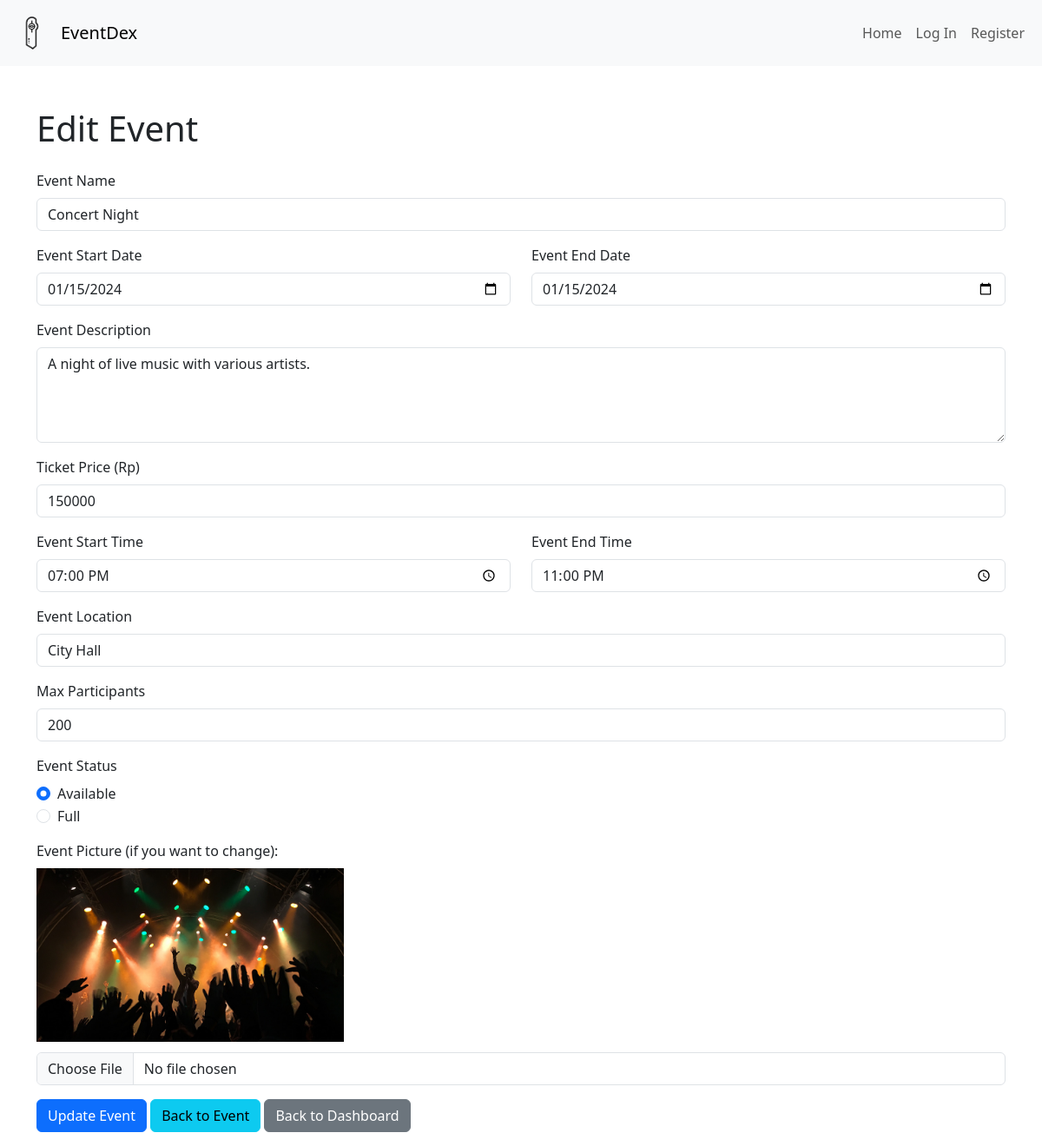
The page /edit_event.php?event_id=13 on the database its author committed.
### tables this page shows
CREATE TABLE `event` (
  `event_id` int(11) NOT NULL,
  `event_name` varchar(255) NOT NULL,
  `event_date_start` varchar(255) DEFAULT NULL,
  `description` text DEFAULT NULL,
  `ticket_price` char(10) DEFAULT NULL,
  `event_time_start` time DEFAULT NULL,
  `event_location` varchar(255) DEFAULT NULL,
  `max_participants` int(11) NOT NULL,
  `event_status` enum('available','full') DEFAULT 'available',
  `event_pic` varchar(255) DEFAULT NULL,
  `created_at` timestamp NOT NULL DEFAULT current_timestamp(),
  `updated_at` timestamp NOT NULL DEFAULT current_timestamp() ON UPDATE current_timestamp(),
  `event_date_end` varchar(255) NOT NULL,
  `event_time_end` time DEFAULT NULL
);

### edit_event.php (the view, shortened to what this page needs)
<?php
include 'db_connect.php';
include 'header.php';
$event_id = $_GET['event_id'] ?? '';
if ($event_id) {
    $stmt = $conn->prepare("SELECT * FROM event WHERE event_id = ?");
    $stmt->bind_param("i", $event_id);
    $stmt->execute();
    $result = $stmt->get_result();
    if ($result->num_rows > 0) {
        $event = $result->fetch_assoc();
    } else {
        echo "Event tidak ditemukan!";
        exit();
    }
}
?>
<!DOCTYPE html>
<html lang="en">
<head>
</head>
<body>
<div class="container mt-5">
    <h1 class="mb-4">Edit Event</h1>
    <form method="POST" action="edit_event.php?event_id=<?php echo htmlspecialchars($event_id); ?>" enctype="multipart/form-data">
        <div class="mb-3">
            <label for="event_name" class="form-label">Event Name</label>
            <input type="text" class="form-control" name="event_name" value="<?php echo htmlspecialchars($event['event_name']); ?>" required>
        </div>
        <div class="row">
            <div class="col-md-6 mb-3">
                <label for="event_date_start" class="form-label">Event Start Date</label>
                <input type="date" class="form-control" name="event_date_start" value="<?php echo htmlspecialchars($event['event_date_start']); ?>" required>
            </div>
            <div class="col-md-6 mb-3">
                <label for="event_date_end" class="form-label">Event End Date</label>
                <input type="date" class="form-control" name="event_date_end" value="<?php echo htmlspecialchars($event['event_date_end']); ?>" required>
            </div>
        </div>
        <div class="mb-3">
            <label for="description" class="form-label">Event Description</label>
            <textarea class="form-control" name="description" rows="4" required><?php echo htmlspecialchars($event['description']); ?></textarea>
        </div>
        <div class="mb-3">
            <label for="ticket_price" class="form-label">Ticket Price (Rp)</label>
            <input type="number" class="form-control" name="ticket_price" value="<?php echo htmlspecialchars($event['ticket_price']); ?>" required>
        </div>
        <div class="row">
            <div class="col-md-6 mb-3">
                <label for="event_time_start" class="form-label">Event Start Time</label>
                <input type="time" class="form-control" name="event_time_start" value="<?php echo htmlspecialchars($event['event_time_start']); ?>" required>
            </div>
            <div class="col-md-6 mb-3">
                <label for="event_time_end" class="form-label">Event End Time</label>
                <input type="time" class="form-control" name="event_time_end" value="<?php echo htmlspecialchars($event['event_time_end']); ?>" required>
            </div>
        </div>
        <div class="mb-3">
            <label for="event_location" class="form-label">Event Location</label>
            <input type="text" class="form-control" name="event_location" value="<?php echo htmlspecialchars($event['event_location']); ?>" required>
        </div>
        <div class="mb-3">
            <label for="max_participants" class="form-label">Max Participants</label>
            <input type="number" class="form-control" name="max_participants" value="<?php echo htmlspecialchars($event['max_participants']); ?>" required>
        </div>
        <div class="mb-3">
            <label for="event_status" class="form-label">Event Status</label><br>
            <div class="form-check">
                <input class="form-check-input" type="radio" name="event_status" value="available" <?php echo ($event['event_status'] == 'available') ? 'checked' : ''; ?>>
                <label class="form-check-label">Available</label>
            </div>
            <div class="form-check">
                <input class="form-check-input" type="radio" name="event_status" value="full" <?php echo ($event['event_status'] == 'full') ? 'checked' : ''; ?>>
                <label class="form-check-label">Full</label>
            </div>
        </div>
        <div class="mb-3">
            <label for="event_pic" class="form-label">Event Picture (if you want to change):</label><br>
            <?php echo '<img style="height: 200px; width: 354px; margin-bottom: 12px; object-fit: cover;" src="uploads/'.htmlspecialchars($event['event_pic']).'"/>' ; ?>
            <input type="file" class="form-control" name="event_pic" accept=".jpg, .jpeg, .png">
        </div>
        <button type="submit" class="btn btn-primary">Update Event</button>
        <a href="event_detail.php?event_id=<?php echo htmlspecialchars($event_id); ?> " class="btn btn-info">Back to Event</a>
        <a href="admin_dashboard.php" class="btn btn-secondary">Back to Dashboard</a>
    </form>
</div>
</body>
</html>

### rows shown on the page
event: event_name "Concert Night", event_date_start "01/15/2024", event_date_end "01/15/2024", description "A night of live music with various artists.", ticket_price "150000", event_time_start "19:00:00", event_time_end "23:00:00", event_location "City Hall", max_participants "200", event_status "☑", event_pic (picture)
